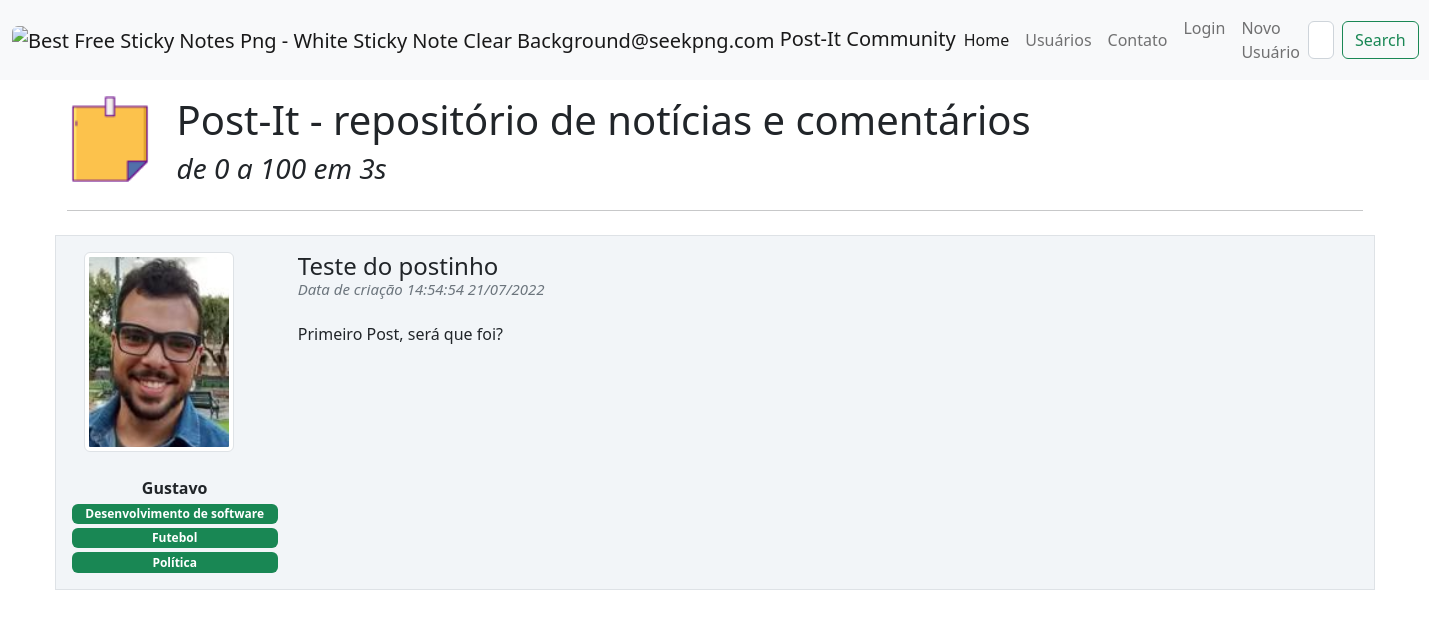
Before: / with the older database file.
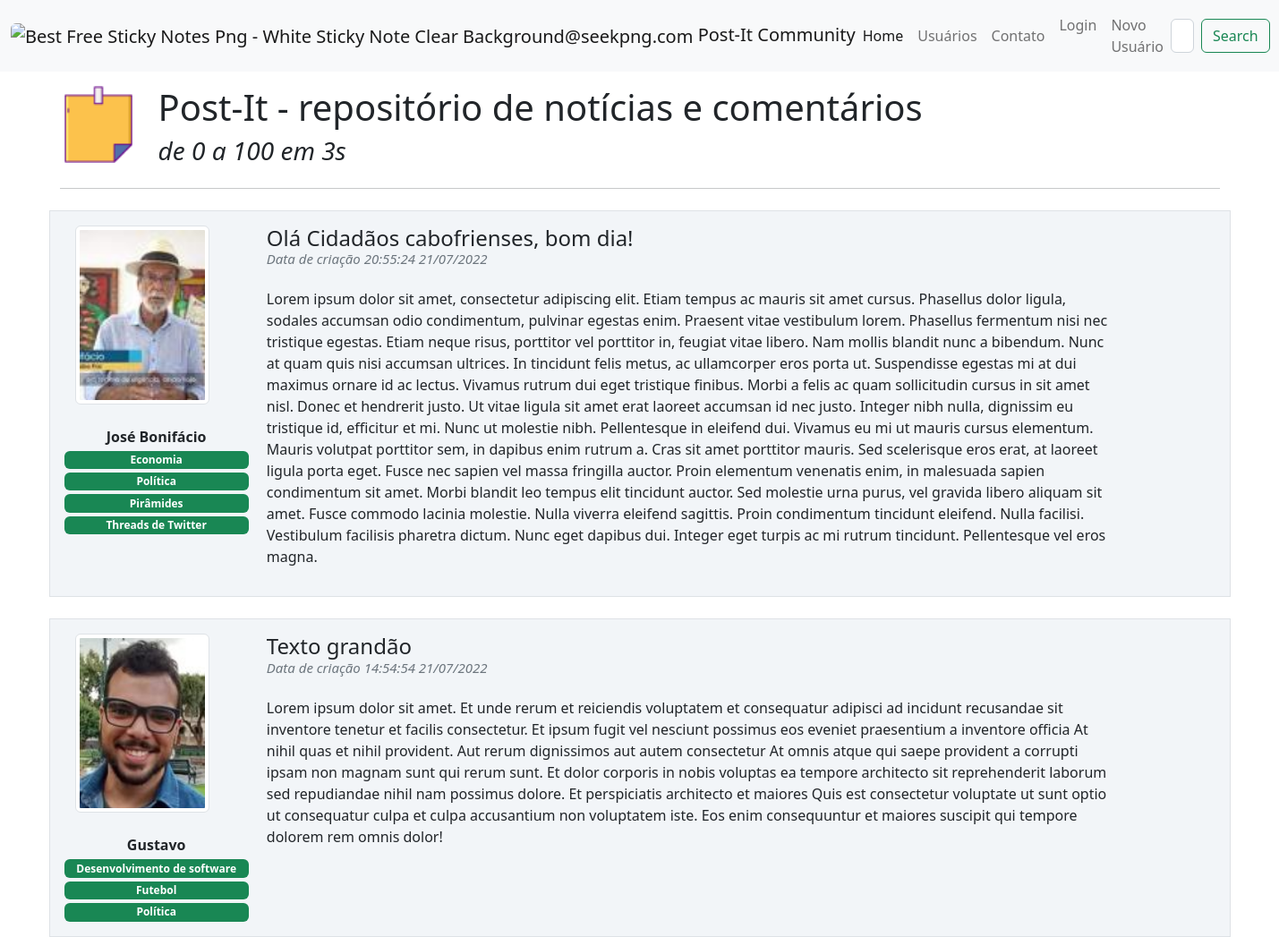
After: the same page with the newer database file.
### post_it/models.py (models this page shows)
class Post(database.Model):
    id = database.Column(database.Integer, primary_key=True)
    titulo = database.Column(database.String, nullable=False)
    corpo = database.Column(database.Text, nullable=False)
    data_criacao = database.Column(database.DateTime, nullable=False, default=datetime.utcnow())
    id_usuario = database.Column(database.Integer, database.ForeignKey('usuario.id'), nullable=False)
    resposta = database.relationship('Resposta', backref='post', lazy=True)

class Usuario(database.Model, UserMixin):
    id = database.Column(database.Integer, primary_key=True)
    username = database.Column(database.String, nullable=False)
    senha = database.Column(database.String, nullable=False)
    email = database.Column(database.String, nullable=False, unique=True)
    foto_perfil = database.Column(database.String, default='default.png')
    posts = database.relationship('Post', backref='author', lazy=True)
    interesses = database.Column(database.String, nullable=False, default='Não informado')

### post_it/routes.py (the view)
@app.route('/')
def home():
    posts = Post.query.order_by(Post.id.desc())
    return render_template('home.html', posts=posts)

### post_it/templates/home.html (shortened to what this page needs)
{% extends 'base.html'%}
{% block body%}
<div class="container">
        <div class="row">
            <div class="col col-1 mt-3">
                <img class="img-fluid" height="100" width="100">
            </div>
            <div class="col col-9">
            <h1 class="mt-3" style="text-align-left">
                Post-It - repositório de notícias e comentários
            </h1>
                <h3> <i>de 0 a 100 em 3s</i></h3>
            </div>
        </div>
    <hr>
    {% for post in posts %}
    <div class = "row border mt-4 p-3 meupost">
        <div class = "col col-2 text-center">
            <div class="image pe-2">
               <img src="{{ url_for('static', filename='fotos_perfil/{}'.format(post.author.foto_perfil))}}" alt="{{ url_for('static', filename='fotos_perfil/{}'.format('default.png'))}}" class="box-foto-post img-thumbnail rounded"  >
                <br></b><strong>{{ post.author.username}}</strong><br>
                <div class="row justify-content-center">
                {% for interesse in post.author.interesses.split(';') %}
                    <span class="badge bg-success mt-1">{{ interesse }}</span>
                {% endfor %}
                </div>
            </div>
        </div>
        <div class = "col col-9">
            <a style="text-decoration:none; color:inherit" href="{{ url_for('exibir_post', post_id=post.id) }}">
                <h4>{{post.titulo}}
                    <small class="text-muted d-flex align-items-start" style="font-size: 15px">
                        <p class="fst-italic">Data de criação {{post.data_criacao.strftime('%H:%M:%S %d/%m/%Y')}}</p>
                    </small>
                </h4>
            </a>
            <p class="justify-content-center">{{ post.corpo }}</p>
        </div>
    </div>
    {% endfor %}
</div>
{% endblock%}

Changed rows visible on the page:
added Post: foto_perfil (picture), author.username "José Bonifácio", interesse "Economia" "Política" "Pirâmides" "Threads de Twitter", titulo "Olá Cidadãos cabofrienses, bom dia!", data_criacao "20:55:24 21/07/2022", corpo "Lorem ipsum dolor sit amet, consectetur adipiscing elit. Etiam tempus ac mauris sit amet cursus. Phasellus dolor ligula, sodales accumsan odio condimentum, pulvinar egestas enim. Praesent vitae vestibulum lorem. Phasellus fermentum nisi nec tristique egestas. Etiam neque risus, porttitor vel porttitor in, feugiat vitae libero. Nam mollis blandit nunc a bibendum. Nunc at quam quis nisi accumsan ultrices. In tincidunt felis metus, ac ullamcorper eros porta ut. Suspendisse egestas mi at dui maximus ornare id ac lectus. Vivamus rutrum dui eget tristique finibus. Morbi a felis ac quam sollicitudin cursus in sit amet nisl. Donec et hendrerit justo. Ut vitae ligula sit amet erat laoreet accumsan…"
changed Post "Gustavo": titulo "Teste do postinho" → "Texto grandão"; corpo "Primeiro Post, será que foi?" → "Lorem ipsum dolor sit amet. Et unde rerum et reiciendis voluptatem et consequatur adipisci ad incidunt recusandae sit inventore tenetur et facilis consectetur. Et ipsum fugit vel nesciunt possimus eos eveniet praesentium a inventore officia At nihil quas et nihil provident. Aut rerum dignissimos aut autem consectetur At omnis atque qui saepe provident a corrupti ipsam non magnam sunt qui rerum sunt. Et dolor corporis in nobis voluptas ea tempore architecto sit reprehenderit laborum sed repudiandae nihil nam possimus dolore. Et perspiciatis architecto et maiores Quis est consectetur voluptate ut sunt optio ut consequatur culpa et culpa accusantium non voluptatem iste. Eos enim consequuntur…"
